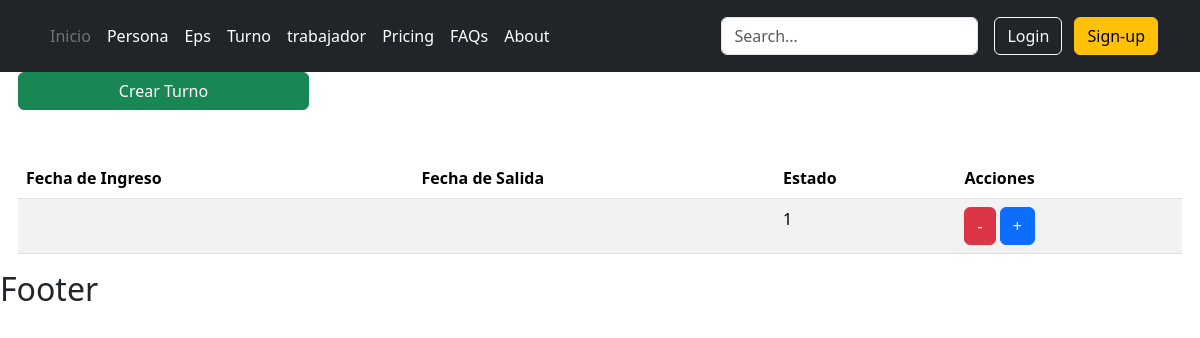
/usuarios/turno/, run on an earlier commit of the app's database.
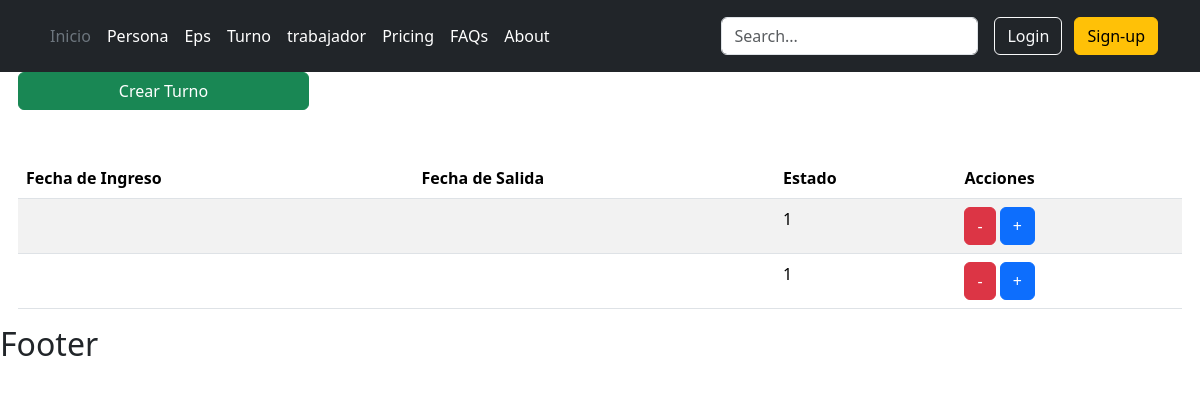
And on a later commit of the database.
### usuario/models.py (models this page shows)
class Eps(models.Model):
    nombre=models.CharField(max_length=45,verbose_name="Nombre EPS:")
    class Estado(models.TextChoices):
        ACTIVO='1',_("Activo")
        INACTIVO='0',_("Inactivo")
    estado=models.CharField(max_length=1,choices=Estado.choices,default=Estado.ACTIVO,verbose_name="Estado")

### usuario/views.py (the view)
# urls.py: path('turno/', turno_listar, name="turno" ),
def turno_listar(request):
    titulo="Turno"
    turno= Eps.objects.all()
    context={
        "titulo":titulo,
        "turnos":turno
    }
    return render(request,"usuarios/turno/listar.html", context)

### base/templates/usuarios/turno/listar.html
{% extends 'partials/body.html' %}
{% block contenido %}
<a href="{% url 'turno-crear' %}" class="btn btn-success w-25"
  >Crear {{titulo}}</a
>
<table class="table table-striped table-hover">
  <thead>
    <tr>
      <th>Fecha de Ingreso</th>
      <th>Fecha de Salida</th>
      <th>Estado</th>
      <th>Acciones</th>
    </tr>
  </thead>
  <tbody>
    {% for turno in turnos%} {% if turno.estado != "0" %}
    <tr>
      <td>{{turno.fecha_ingreso}}</td>
      <td>{{turno.fecha_salida}}</td>
      <td>{{turno.estado}}</td>
      <td>
        <a
          class="btn btn-danger"
          href="{% url 'turno-eliminar' turno.id %}"
          >-</a
        >
        <a
          class="btn btn-primary"
          href="{% url 'turno-modificar' turno.id %}"
          >+</a
        >
      </td>
    </tr>
    {% endif %} {% endfor %}
  </tbody>
</table>
{% endblock contenido %}

What changed in the data, as far as the page shows it:
added Eps: estado "1"
